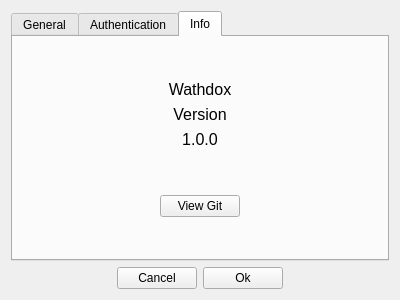
<?xml version="1.0" encoding="UTF-8"?>
<ui version="4.0">
 <class>Setting</class>
 <widget class="QWidget" name="Setting">
  <property name="geometry">
   <rect>
    <x>0</x>
    <y>0</y>
    <width>400</width>
    <height>300</height>
   </rect>
  </property>
  <property name="windowTitle">
   <string>Setting</string>
  </property>
  <layout class="QGridLayout" name="gridLayout">
   <item row="1" column="2">
    <widget class="QPushButton" name="pushButtonOk">
     <property name="text">
      <string>Ok</string>
     </property>
    </widget>
   </item>
   <item row="1" column="1">
    <widget class="QPushButton" name="pushButtonCancel">
     <property name="text">
      <string>Cancel</string>
     </property>
    </widget>
   </item>
   <item row="1" column="0">
    <spacer name="horizontalSpacer">
     <property name="orientation">
      <enum>Qt::Orientation::Horizontal</enum>
     </property>
     <property name="sizeHint" stdset="0">
      <size>
       <width>40</width>
       <height>20</height>
      </size>
     </property>
    </spacer>
   </item>
   <item row="1" column="3">
    <spacer name="horizontalSpacer_2">
     <property name="orientation">
      <enum>Qt::Orientation::Horizontal</enum>
     </property>
     <property name="sizeHint" stdset="0">
      <size>
       <width>40</width>
       <height>20</height>
      </size>
     </property>
    </spacer>
   </item>
   <item row="0" column="0" colspan="4">
    <widget class="QTabWidget" name="tabWidget">
     <property name="currentIndex">
      <number>2</number>
     </property>
     <widget class="QWidget" name="tab">
      <attribute name="title">
       <string>General</string>
      </attribute>
      <layout class="QGridLayout" name="gridLayout_4" columnstretch="1,0,1,1,1">
       <item row="3" column="0" colspan="5">
        <widget class="QCheckBox" name="checkBoxCloseOtherApp">
         <property name="text">
          <string>Close Other Application when my app start</string>
         </property>
        </widget>
       </item>
       <item row="1" column="0">
        <widget class="QCheckBox" name="checkBoxAutoStart">
         <property name="text">
          <string>Auto Start</string>
         </property>
        </widget>
       </item>
       <item row="1" column="2" colspan="2">
        <widget class="QSpinBox" name="spinBoxSetTimer"/>
       </item>
       <item row="1" column="4">
        <widget class="QLabel" name="label_7">
         <property name="text">
          <string>Secs</string>
         </property>
        </widget>
       </item>
       <item row="0" column="4">
        <widget class="QPushButton" name="pushButtonSetDefaultPath">
         <property name="text">
          <string>Set</string>
         </property>
        </widget>
       </item>
       <item row="1" column="1">
        <widget class="QLabel" name="label_5">
         <property name="text">
          <string>:</string>
         </property>
        </widget>
       </item>
       <item row="0" column="0">
        <widget class="QLabel" name="label_4">
         <property name="text">
          <string>Default Path</string>
         </property>
        </widget>
       </item>
       <item row="0" column="1">
        <widget class="QLabel" name="label_6">
         <property name="text">
          <string>:</string>
         </property>
        </widget>
       </item>
       <item row="0" column="2" colspan="2">
        <widget class="QLineEdit" name="lineEditDefaultPath"/>
       </item>
       <item row="4" column="0" colspan="5">
        <spacer name="verticalSpacer_2">
         <property name="orientation">
          <enum>Qt::Orientation::Vertical</enum>
         </property>
         <property name="sizeHint" stdset="0">
          <size>
           <width>20</width>
           <height>40</height>
          </size>
         </property>
        </spacer>
       </item>
       <item row="2" column="0" colspan="5">
        <widget class="QCheckBox" name="checkBoxNormalExitRestartProgram">
         <property name="text">
          <string>Normal exit restart program</string>
         </property>
         <property name="checked">
          <bool>true</bool>
         </property>
        </widget>
       </item>
      </layout>
     </widget>
     <widget class="QWidget" name="tab_2">
      <attribute name="title">
       <string>Authentication</string>
      </attribute>
      <layout class="QGridLayout" name="gridLayout_3">
       <item row="0" column="0">
        <layout class="QGridLayout" name="gridLayout_2">
         <item row="3" column="2">
          <widget class="QLineEdit" name="lineEdit_2"/>
         </item>
         <item row="0" column="0" colspan="4">
          <widget class="QLabel" name="label_3">
           <property name="text">
            <string/>
           </property>
          </widget>
         </item>
         <item row="2" column="0">
          <widget class="QLabel" name="label">
           <property name="text">
            <string>Password</string>
           </property>
          </widget>
         </item>
         <item row="3" column="0">
          <widget class="QLabel" name="label_2">
           <property name="text">
            <string>Re-Password</string>
           </property>
          </widget>
         </item>
         <item row="2" column="2">
          <widget class="QLineEdit" name="lineEdit"/>
         </item>
         <item row="1" column="2">
          <widget class="QLineEdit" name="lineEdit_3"/>
         </item>
         <item row="1" column="0">
          <widget class="QLabel" name="label_8">
           <property name="text">
            <string>last Password</string>
           </property>
          </widget>
         </item>
         <item row="1" column="3">
          <widget class="QPushButton" name="pushButtonSetPassword">
           <property name="text">
            <string>Set</string>
           </property>
          </widget>
         </item>
        </layout>
       </item>
       <item row="1" column="0">
        <spacer name="verticalSpacer">
         <property name="orientation">
          <enum>Qt::Orientation::Vertical</enum>
         </property>
         <property name="sizeHint" stdset="0">
          <size>
           <width>20</width>
           <height>147</height>
          </size>
         </property>
        </spacer>
       </item>
      </layout>
     </widget>
     <widget class="QWidget" name="tab_3">
      <attribute name="title">
       <string>Info</string>
      </attribute>
      <layout class="QGridLayout" name="gridLayout_6">
       <item row="0" column="1">
        <spacer name="verticalSpacer_4">
         <property name="orientation">
          <enum>Qt::Orientation::Vertical</enum>
         </property>
         <property name="sizeHint" stdset="0">
          <size>
           <width>20</width>
           <height>24</height>
          </size>
         </property>
        </spacer>
       </item>
       <item row="1" column="0">
        <spacer name="horizontalSpacer_3">
         <property name="orientation">
          <enum>Qt::Orientation::Horizontal</enum>
         </property>
         <property name="sizeHint" stdset="0">
          <size>
           <width>130</width>
           <height>20</height>
          </size>
         </property>
        </spacer>
       </item>
       <item row="1" column="1">
        <layout class="QGridLayout" name="gridLayout_5">
         <item row="1" column="0">
          <widget class="QLabel" name="label_10">
           <property name="font">
            <font>
             <pointsize>12</pointsize>
            </font>
           </property>
           <property name="layoutDirection">
            <enum>Qt::LayoutDirection::LeftToRight</enum>
           </property>
           <property name="text">
            <string>Version</string>
           </property>
           <property name="alignment">
            <set>Qt::AlignmentFlag::AlignCenter</set>
           </property>
          </widget>
         </item>
         <item row="4" column="0">
          <widget class="QPushButton" name="pushButtonGitView">
           <property name="text">
            <string>View Git</string>
           </property>
          </widget>
         </item>
         <item row="0" column="0">
          <widget class="QLabel" name="label_9">
           <property name="font">
            <font>
             <pointsize>12</pointsize>
            </font>
           </property>
           <property name="layoutDirection">
            <enum>Qt::LayoutDirection::LeftToRight</enum>
           </property>
           <property name="text">
            <string>Wathdox</string>
           </property>
           <property name="alignment">
            <set>Qt::AlignmentFlag::AlignCenter</set>
           </property>
          </widget>
         </item>
         <item row="2" column="0">
          <widget class="QLabel" name="label_11">
           <property name="font">
            <font>
             <pointsize>12</pointsize>
            </font>
           </property>
           <property name="layoutDirection">
            <enum>Qt::LayoutDirection::LeftToRight</enum>
           </property>
           <property name="text">
            <string>1.0.0</string>
           </property>
           <property name="alignment">
            <set>Qt::AlignmentFlag::AlignCenter</set>
           </property>
          </widget>
         </item>
         <item row="3" column="0">
          <spacer name="verticalSpacer_5">
           <property name="orientation">
            <enum>Qt::Orientation::Vertical</enum>
           </property>
           <property name="sizeHint" stdset="0">
            <size>
             <width>20</width>
             <height>40</height>
            </size>
           </property>
          </spacer>
         </item>
        </layout>
       </item>
       <item row="1" column="2">
        <spacer name="horizontalSpacer_4">
         <property name="orientation">
          <enum>Qt::Orientation::Horizontal</enum>
         </property>
         <property name="sizeHint" stdset="0">
          <size>
           <width>130</width>
           <height>20</height>
          </size>
         </property>
        </spacer>
       </item>
       <item row="2" column="1">
        <spacer name="verticalSpacer_3">
         <property name="orientation">
          <enum>Qt::Orientation::Vertical</enum>
         </property>
         <property name="sizeHint" stdset="0">
          <size>
           <width>20</width>
           <height>24</height>
          </size>
         </property>
        </spacer>
       </item>
      </layout>
     </widget>
    </widget>
   </item>
  </layout>
 </widget>
 <resources/>
 <connections/>
</ui>
